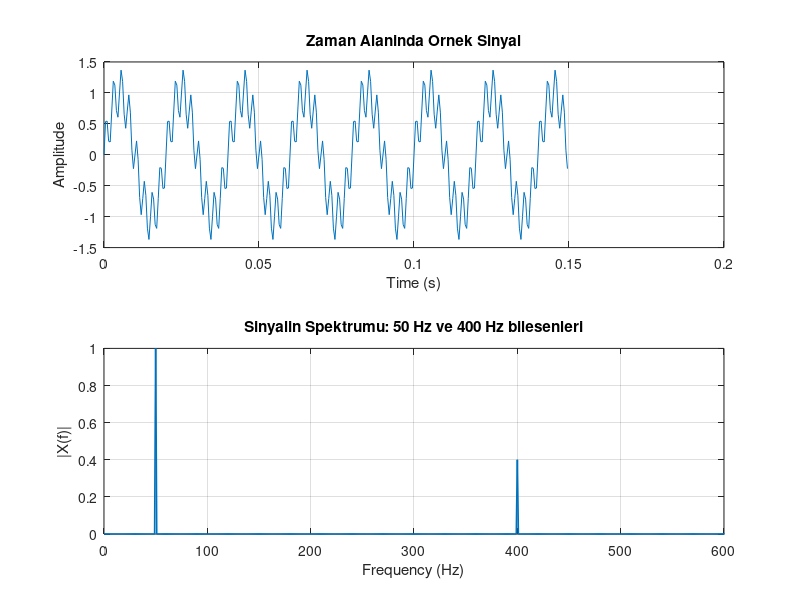

This chart was generated by the following MATLAB code:
clc; clear; close all
%% sinyal parametreleri
Fs = 2000;      % ornekleme frekansi (Hz)
t = (0:1/Fs:1-1/Fs)';
x = sin(2*pi*50*t) + 0.4*sin(2*pi*400*t); % 50 Hz ve 400 Hz bilesenleri

%% spektrum hesabi
N = length(x);
X = fft(x)/N;
K = floor(N/2)+1;
f = (0:K-1)*(Fs/N);
mag = abs(X(1:K));
mag(2:end-1) = 2*mag(2:end-1);

%% grafikleme
figure;
subplot(2,1,1)
plot(t(1:300), x(1:300)); grid on
xlabel('Time (s)'); ylabel('Amplitude')
title('Zaman Alaninda Ornek Sinyal')

subplot(2,1,2)
plot(f, mag, 'LineWidth', 1.2); grid on
xlim([0 600])
xlabel('Frequency (Hz)'); ylabel('|X(f)|')
title('Sinyalin Spektrumu: 50 Hz ve 400 Hz bilesenleri')

saveas(gcf, '../assets/filter_intro_spectrum.png');
